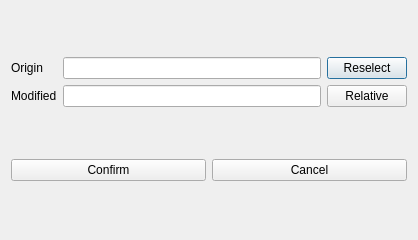
<?xml version="1.0" encoding="UTF-8"?>
<ui version="4.0">
 <class>ModifyPathDialog</class>
 <widget class="QDialog" name="ModifyPathDialog">
  <property name="windowModality">
   <enum>Qt::WindowModal</enum>
  </property>
  <property name="geometry">
   <rect>
    <x>0</x>
    <y>0</y>
    <width>418</width>
    <height>240</height>
   </rect>
  </property>
  <property name="windowTitle">
   <string>Modify Path</string>
  </property>
  <layout class="QVBoxLayout" name="verticalLayout">
   <item>
    <layout class="QGridLayout" name="gridLayout">
     <item row="0" column="0">
      <widget class="QLabel" name="originPathLabel">
       <property name="text">
        <string>Origin</string>
       </property>
      </widget>
     </item>
     <item row="0" column="1">
      <widget class="QLineEdit" name="originPathEdit">
       <property name="focusPolicy">
        <enum>Qt::NoFocus</enum>
       </property>
      </widget>
     </item>
     <item row="0" column="2">
      <widget class="QPushButton" name="reselectButton">
       <property name="text">
        <string>Reselect</string>
       </property>
      </widget>
     </item>
     <item row="1" column="0">
      <widget class="QLabel" name="modifiedPathLabel">
       <property name="text">
        <string>Modified</string>
       </property>
      </widget>
     </item>
     <item row="1" column="1">
      <widget class="QLineEdit" name="modifiedPathEdit"/>
     </item>
     <item row="1" column="2">
      <widget class="QPushButton" name="relpathButton">
       <property name="text">
        <string>Relative</string>
       </property>
      </widget>
     </item>
    </layout>
   </item>
   <item>
    <layout class="QHBoxLayout" name="horizontalLayout">
     <item>
      <widget class="QPushButton" name="confirmButton">
       <property name="text">
        <string>Confirm</string>
       </property>
      </widget>
     </item>
     <item>
      <widget class="QPushButton" name="cancelButton">
       <property name="text">
        <string>Cancel</string>
       </property>
      </widget>
     </item>
    </layout>
   </item>
  </layout>
 </widget>
 <resources/>
 <connections>
  <connection>
   <sender>cancelButton</sender>
   <signal>clicked()</signal>
   <receiver>ModifyPathDialog</receiver>
   <slot>reject()</slot>
   <hints>
    <hint type="sourcelabel">
     <x>309</x>
     <y>141</y>
    </hint>
    <hint type="destinationlabel">
     <x>208</x>
     <y>96</y>
    </hint>
   </hints>
  </connection>
 </connections>
</ui>
